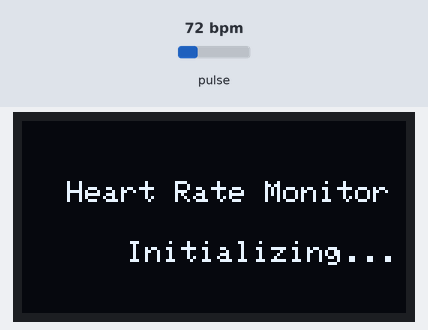
A sketch run on a simulated ESP32. Parts: 128×64 one-colour display. Inputs (shaded band) come from the test bench; at power-on: pulse 72 bpm. WiFi joins after 1.5 s; servers stay silent unless stated; the local clock reads 2024-03-15 10:24:30 at power-on unless the sketch sets it; what the sketch prints to the serial monitor is not drawn.

Above: at 0.7 s.
At 5.1 s:
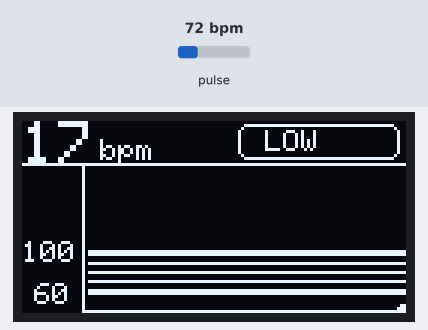
5.2 s: pulse set to 130 bpm
At 6.7 s:
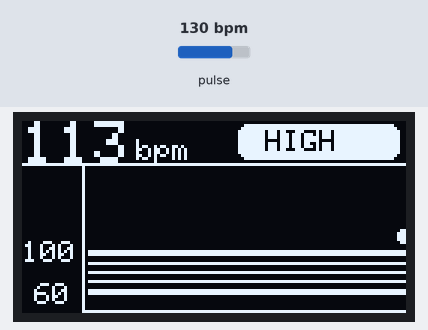
8.2 s: pulse set to 42 bpm
At 9.47 s:
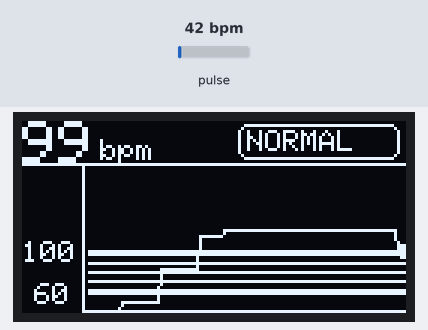
10.8 s: pulse set to 70 bpm
At 19.0 s:
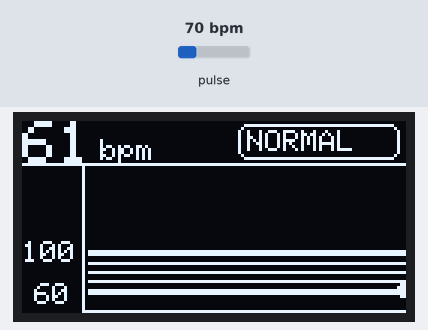
Timing chart, 0 to 19.3 s (numbered marks = the images above; inputs shaded):
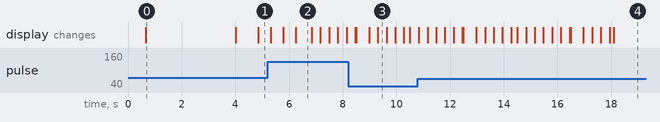

The sketch:

heart_rate_monitor.ino
```cpp
// ═══════════════════════════════════════════════════════════
//  Heart Rate Monitor — ESP32 + MAX30102 + OLED + Blynk + Firebase
//  Sensor + OLED : SDA=21, SCL=22  (Wire / I2C Bus 0 ร่วมกัน)
// ═══════════════════════════════════════════════════════════

#define BLYNK_TEMPLATE_ID   "TMPL6Zbm4Q3_J"
#define BLYNK_TEMPLATE_NAME "Heart Rate Monitor"
#define BLYNK_AUTH_TOKEN    "F5qkG105qMpLBrbqtE9U6M0gXbgQzjGM"
#define BLYNK_PRINT         Serial

#include <WiFi.h>
#include <BlynkSimpleEsp32.h>
#include <Wire.h>
#include <time.h>
#include "MAX30105.h"
#include "heartRate.h"
#include <Firebase_ESP_Client.h>
#include "addons/TokenHelper.h"
#include "addons/RTDBHelper.h"
#include <Adafruit_GFX.h>
#include <Adafruit_SSD1306.h>

// ─── WiFi ────────────────────────────────────────────────
char ssid[] = "Banyapon";
char pass[] = "12345678";

// ─── Firebase ────────────────────────────────────────────
#define FIREBASE_API_KEY      "AIzaSyABM0WLTw0PXm72H54QzQKTY3p5prW4I18"
#define FIREBASE_DATABASE_URL "https://heartrate-db-default-rtdb.asia-southeast1.firebasedatabase.app/"
#define FIREBASE_USER_EMAIL   "jadoo@gmail.com"
#define FIREBASE_USER_PASS    "jadoo2569"

FirebaseData   fbdo;
FirebaseAuth   auth;
FirebaseConfig config;
bool firebaseReady = false;

// ─── I2C ร่วมกัน (SDA=21, SCL=22) ───────────────────────
#define OLED_ADDR 0x3C

// ─── Sensor ──────────────────────────────────────────────
MAX30105 particleSensor;
bool sensorReady = false;

const byte RATE_SIZE = 4;
byte  rates[RATE_SIZE];
byte  rateSpot       = 0;
long  lastBeat       = 0;
float beatsPerMinute = 0;
int   beatAvg        = 0;
bool  fingerOn       = false;

BlynkTimer timer;

// ─── OLED ────────────────────────────────────────────────
#define SCREEN_WIDTH  128
#define SCREEN_HEIGHT  64

Adafruit_SSD1306 display(SCREEN_WIDTH, SCREEN_HEIGHT, &Wire, -1);
bool oledReady = false;

// ─── Layout หน้าจอ ────────────────────────────────────────
//
//  ┌──────────────────────────────┐  Y=0
//  │ ♥ 75 bpm      [ NORMAL ]    │  Header 15px
//  ├──────────────────────────────┤  Y=15
//  │100 ┤·····················    │  }
//  │    │          ╭─╮            │  } Graph
//  │ 60 ┤- - - - -╯  ╰- - - -    │  } 49px
//  │    │                    ●    │  } (dot = ค่าปัจจุบัน)
//  └────┴────────────────────────┘  Y=63
//       X=22                X=127
//
#define HEADER_H   15          // ความสูง header
#define GRAPH_X    22          // เริ่มกราฟ (เว้นซ้ายให้ label Y)
#define GRAPH_Y    HEADER_H    // กราฟเริ่มต่อจาก header
#define GRAPH_W   (128 - GRAPH_X)  // = 106 px
#define GRAPH_H   (64  - GRAPH_Y)  // = 49 px
#define BPM_MIN    40
#define BPM_MAX   180

// ─── กราฟ BPM ────────────────────────────────────────────
int  bpmGraph[GRAPH_W];
int  graphIndex  = 0;
bool graphFilled = false;

// ─── Zone ────────────────────────────────────────────────
// LOW  : BPM < 60
// NORMAL: 60 <= BPM <= 100
// HIGH : BPM > 100
enum Zone { ZONE_NONE, ZONE_LOW, ZONE_NORMAL, ZONE_HIGH };

Zone getZone(int bpm) {
  if (bpm <= 0)    return ZONE_NONE;
  if (bpm < 60)    return ZONE_LOW;
  if (bpm <= 100)  return ZONE_NORMAL;
  return ZONE_HIGH;
}

// ═══════════════════════════════════════════════════════════
//  Timestamp (NTP +7)
// ═══════════════════════════════════════════════════════════
String getTimestamp() {
  time_t now = time(nullptr);
  struct tm* t = localtime(&now);
  char buf[30];
  strftime(buf, sizeof(buf), "%d/%m/%Y %H:%M:%S", t);
  return String(buf);
}

// ═══════════════════════════════════════════════════════════
//  วาดกราฟบน OLED
// ═══════════════════════════════════════════════════════════
void drawGraph(int bpm) {
  if (!oledReady) return;

  // เก็บค่าลง ring buffer
  bpmGraph[graphIndex] = bpm;
  graphIndex = (graphIndex + 1) % GRAPH_W;
  if (graphIndex == 0) graphFilled = true;

  display.clearDisplay();

  // ══════════════════════════════════════════════
  //  HEADER — แถวบนสุด
  // ══════════════════════════════════════════════
  display.setTextColor(SSD1306_WHITE);

  if (!fingerOn) {
    // ── ยังไม่วางนิ้ว ─────────────────────────
    display.setTextSize(1);
    display.setCursor(0, 4);
    display.print("Place finger...");
  } else {
    // ── แสดง BPM ─────────────────────────────
    display.setTextSize(2);
    display.setCursor(0, 0);
    display.printf("%d", bpm);

    // ── แสดง "bpm" ขนาดเล็ก ──────────────────
    display.setTextSize(1);
    int bpmLabelX = (bpm >= 100) ? 38 : 26;
    display.setCursor(bpmLabelX, 6);
    display.print("bpm");

    // ── Zone Badge ────────────────────────────
    Zone z = getZone(bpm);
    const char* zoneStr = "";
    int badgeX = 72;
    int badgeW = 54;

    if      (z == ZONE_LOW)    zoneStr = " LOW  ";
    else if (z == ZONE_NORMAL) zoneStr = "NORMAL";
    else if (z == ZONE_HIGH)   zoneStr = " HIGH ";

    if (z != ZONE_NONE) {
      // กรอบ badge
      display.drawRoundRect(badgeX, 1, badgeW, 12, 3, SSD1306_WHITE);

      if (z == ZONE_HIGH) {
        // HIGH → พื้นขาว ตัวอักษรดำ (เน้นเตือน)
        display.fillRoundRect(badgeX, 1, badgeW, 12, 3, SSD1306_WHITE);
        display.setTextColor(SSD1306_BLACK);
      } else {
        display.setTextColor(SSD1306_WHITE);
      }

      display.setTextSize(1);
      display.setCursor(badgeX + 3, 3);
      display.print(zoneStr);
      display.setTextColor(SSD1306_WHITE); // reset
    }
  }

  // เส้นคั่น header / กราฟ
  display.drawLine(0, HEADER_H - 1, 127, HEADER_H - 1, SSD1306_WHITE);

  // ══════════════════════════════════════════════
  //  Y-AXIS LABELS (ซ้ายกราฟ)
  // ══════════════════════════════════════════════
  display.setTextSize(1);
  display.setTextColor(SSD1306_WHITE);

  // คำนวณตำแหน่ง Y สำหรับ label แต่ละค่า
  auto yPos = [](int val) -> int {
    return map(val, BPM_MIN, BPM_MAX, GRAPH_Y + GRAPH_H - 1, GRAPH_Y);
  };

  // label 100
  int y100 = yPos(100);
  display.setCursor(0, y100 - 3);
  display.print("100");

  // label 60
  int y60 = yPos(60);
  display.setCursor(4, y60 - 3);
  display.print("60");

  // เส้น Y-axis
  display.drawLine(GRAPH_X - 2, GRAPH_Y,
                   GRAPH_X - 2, GRAPH_Y + GRAPH_H - 1, SSD1306_WHITE);

  // เส้น X-axis (ล่างสุด)
  display.drawLine(GRAPH_X - 2, GRAPH_Y + GRAPH_H - 1,
                   127,         GRAPH_Y + GRAPH_H - 1, SSD1306_WHITE);

  // ══════════════════════════════════════════════
  //  เส้น REFERENCE (เส้นประ)
  // ══════════════════════════════════════════════
  // เส้น 100 BPM (เส้นประถี่)
  for (int x = GRAPH_X; x < 128; x += 3)
    display.drawPixel(x, y100, SSD1306_WHITE);

  // เส้น 60 BPM (เส้นประห่าง)
  for (int x = GRAPH_X; x < 128; x += 6)
    display.drawPixel(x, y60, SSD1306_WHITE);

  // ══════════════════════════════════════════════
  //  ZONE SHADING — แรเงาโซน NORMAL (60-100)
  //  ทุก 4 pixel แนวตั้ง เพื่อให้ดูเป็น shade อ่อนๆ
  // ══════════════════════════════════════════════
  for (int y = y100 + 1; y < y60; y += 3)
    display.drawLine(GRAPH_X, y, 127, y, SSD1306_WHITE);

  // ลบ pixel ที่ชนกับ reference line ออก (ทำให้เส้นประชัด)
  for (int x = GRAPH_X; x < 128; x++) {
    display.drawPixel(x, y100, SSD1306_WHITE);
    display.drawPixel(x, y60,  SSD1306_WHITE);
  }

  // ══════════════════════════════════════════════
  //  วาดเส้นกราฟ BPM
  // ══════════════════════════════════════════════
  int totalPoints = graphFilled ? GRAPH_W : graphIndex;
  if (totalPoints >= 2) {
    for (int i = 0; i < GRAPH_W - 1; i++) {
      int idxA = (graphIndex + i)     % GRAPH_W;
      int idxB = (graphIndex + i + 1) % GRAPH_W;

      if (!graphFilled) {
        int age = (graphIndex - i - 1 + GRAPH_W) % GRAPH_W;
        if (age >= totalPoints) continue;
      }

      int valA = bpmGraph[idxA];
      int valB = bpmGraph[idxB];
      if (valA == 0 || valB == 0) continue; // ข้ามช่วงที่ยังไม่มีข้อมูล

      int y1 = yPos(constrain(valA, BPM_MIN, BPM_MAX));
      int y2 = yPos(constrain(valB, BPM_MIN, BPM_MAX));

      display.drawLine(GRAPH_X + i, y1, GRAPH_X + i + 1, y2, SSD1306_WHITE);
    }
  }

  // ══════════════════════════════════════════════
  //  จุดค่าปัจจุบัน (ขวาสุดของกราฟ)
  // ══════════════════════════════════════════════
  if (fingerOn && bpm > 0) {
    int yCurrent = yPos(constrain(bpm, BPM_MIN, BPM_MAX));
    // วงกลมเล็กๆ ขนาด r=2
    display.fillCircle(127, yCurrent, 2, SSD1306_WHITE);
  }

  display.display();
}

// ═══════════════════════════════════════════════════════════
//  ส่งข้อมูล Blynk + Firebase (ทุก 2 วินาที)
// ═══════════════════════════════════════════════════════════
void sendData() {
  int valueToSend = (fingerOn && beatAvg > 0) ? beatAvg : 0;

  if (Blynk.connected()) {
    Blynk.virtualWrite(V0, valueToSend);
    Serial.printf(">>> Blynk V0 = %d BPM\n", valueToSend);
  }

  if (!firebaseReady || !Firebase.ready()) return;

  String ts = getTimestamp();

  FirebaseJson current;
  current.set("bpm",       valueToSend);
  current.set("fingerOn",  fingerOn);
  current.set("timestamp", ts);
  Firebase.RTDB.setJSON(&fbdo, "/heartrate/current", &current);

  if (valueToSend > 0) {
    FirebaseJson history;
    history.set("bpm",       valueToSend);
    history.set("timestamp", ts);
    Firebase.RTDB.pushJSON(&fbdo, "/heartrate/history", &history);
  }
}

// ═══════════════════════════════════════════════════════════
//  Setup
// ═══════════════════════════════════════════════════════════
void setup() {
  Serial.begin(115200);
  delay(500);

  // ── 1. I2C Bus เดียว (SDA=21, SCL=22, 100kHz) ────────────
  Wire.begin(21, 22, 100000);
  delay(100);

  // ── 2. I2C Scanner ───────────────────────────────────────
  Serial.println("Scanning I2C...");
  for (byte addr = 1; addr < 127; addr++) {
    Wire.beginTransmission(addr);
    if (Wire.endTransmission() == 0)
      Serial.printf("  Found: 0x%02X\n", addr);
  }
  Serial.println("Scan done.");

  // ── 3. MAX30102 (addr 0x57) ──────────────────────────────
  if (!particleSensor.begin(Wire, I2C_SPEED_STANDARD)) {
    Serial.println("❌ MAX30102 not found!");
  } else {
    particleSensor.setup();
    particleSensor.setPulseAmplitudeRed(0x1F);
    particleSensor.setPulseAmplitudeIR(0x1F);
    sensorReady = true;
    Serial.println("✅ MAX30102 Ready");
  }

  // ── 4. OLED (addr 0x3C) ──────────────────────────────────
  if (!display.begin(SSD1306_SWITCHCAPVCC, OLED_ADDR)) {
    Serial.printf("❌ OLED not found at 0x%02X\n", OLED_ADDR);
  } else {
    oledReady = true;
    Serial.println("✅ OLED Ready");

    memset(bpmGraph, 0, sizeof(bpmGraph));

    // Splash screen
    display.clearDisplay();
    display.setTextSize(1);
    display.setTextColor(SSD1306_WHITE);
    display.setCursor(15, 20);
    display.println("Heart Rate Monitor");
    display.setCursor(35, 40);
    display.println("Initializing...");
    display.display();
  }

  // ── 5. WiFi ──────────────────────────────────────────────
  Serial.printf("Connecting to WiFi: %s\n", ssid);
  WiFi.begin(ssid, pass);
  while (WiFi.status() != WL_CONNECTED) {
    delay(500);
    Serial.print(".");
  }
  Serial.println("\n✅ WiFi Connected");

  // ── 6. NTP (UTC+7) ───────────────────────────────────────
  configTime(7 * 3600, 0, "pool.ntp.org");

  // ── 7. Blynk ─────────────────────────────────────────────
  Blynk.config(BLYNK_AUTH_TOKEN);
  Blynk.connect();

  // ── 8. Firebase ──────────────────────────────────────────
  config.api_key      = FIREBASE_API_KEY;
  config.database_url = FIREBASE_DATABASE_URL;
  auth.user.email     = FIREBASE_USER_EMAIL;
  auth.user.password  = FIREBASE_USER_PASS;
  config.token_status_callback = tokenStatusCallback;
  Firebase.begin(&config, &auth);
  Firebase.reconnectWiFi(true);
  firebaseReady = true;
  Serial.println("✅ Firebase Initialized");

  // ── 9. Timer ─────────────────────────────────────────────
  timer.setInterval(2000L, sendData);

  delay(1500);
}

// ═══════════════════════════════════════════════════════════
//  Loop
// ═══════════════════════════════════════════════════════════
void loop() {
  if (Blynk.connected()) Blynk.run();
  timer.run();

  if (!sensorReady) {
    drawGraph(0);
    delay(200);
    return;
  }

  long irValue = particleSensor.getIR();

  if (irValue < 50000) {
    fingerOn = false;
    beatAvg  = 0;
    drawGraph(0);
    delay(200);
    return;
  }

  fingerOn = true;

  if (checkForBeat(irValue)) {
    long delta     = millis() - lastBeat;
    lastBeat       = millis();
    beatsPerMinute = 60.0 / (delta / 1000.0);

    if (beatsPerMinute > 40 && beatsPerMinute < 180) {
      rates[rateSpot++] = (byte)beatsPerMinute;
      rateSpot %= RATE_SIZE;

      beatAvg = 0;
      for (byte x = 0; x < RATE_SIZE; x++) beatAvg += rates[x];
      beatAvg /= RATE_SIZE;
    }

    Serial.printf("IR=%ld  BPM=%.1f  Avg=%d  Zone=%s\n",
      irValue, beatsPerMinute, beatAvg,
      beatAvg < 60 ? "LOW" : beatAvg <= 100 ? "NORMAL" : "HIGH");
  }

  drawGraph(beatAvg);
}
```

Measured:
- after the input at 8.2 s, the display: first differs from a run without the input after 1.1 s (image 3)
- what the display in image 0 shows lasts 3.3 s, from 0.7 s to 4.0 s
- what the display in image 2 shows lasts 0.5 s, from 6.3 s to 6.8 s
